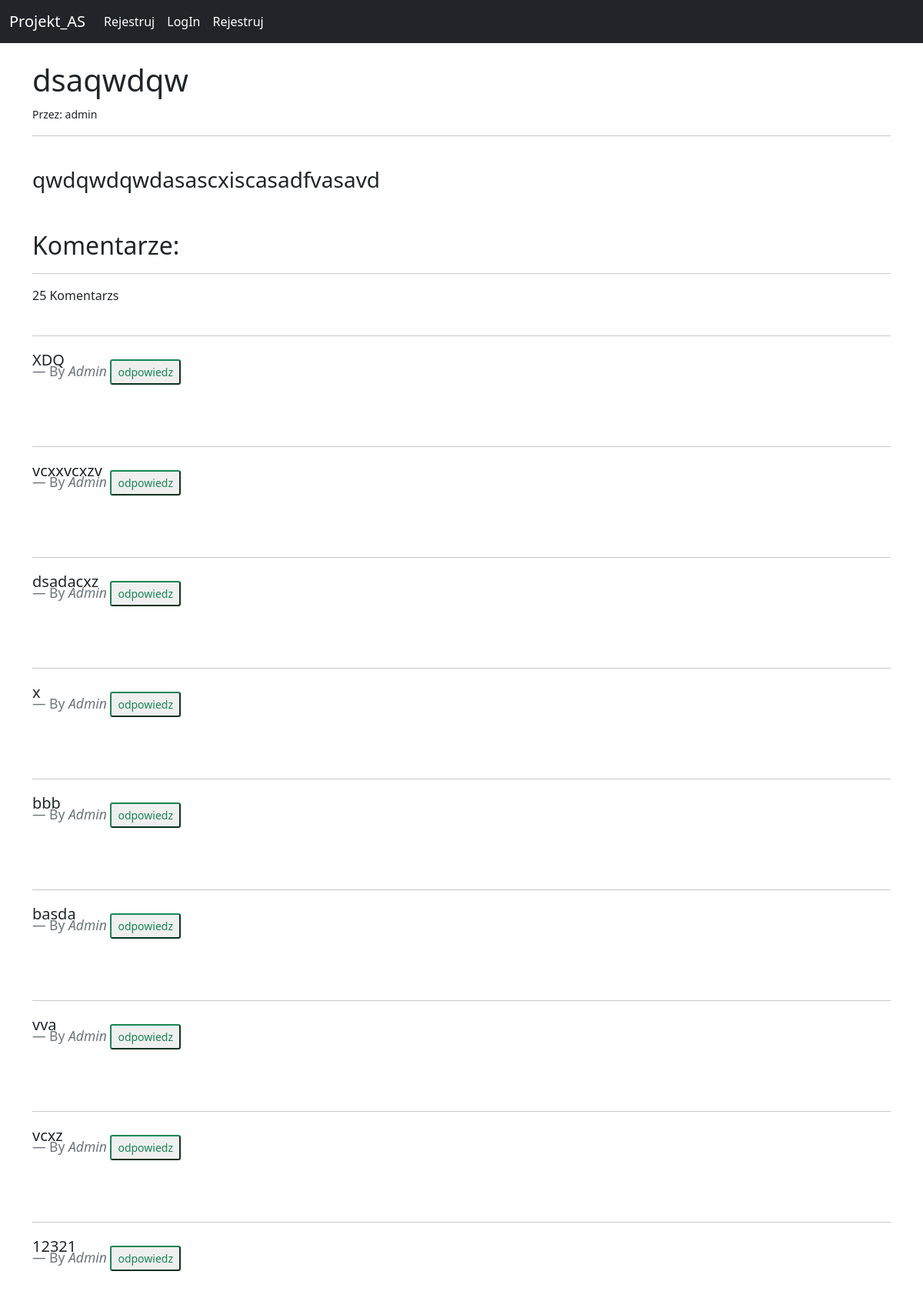
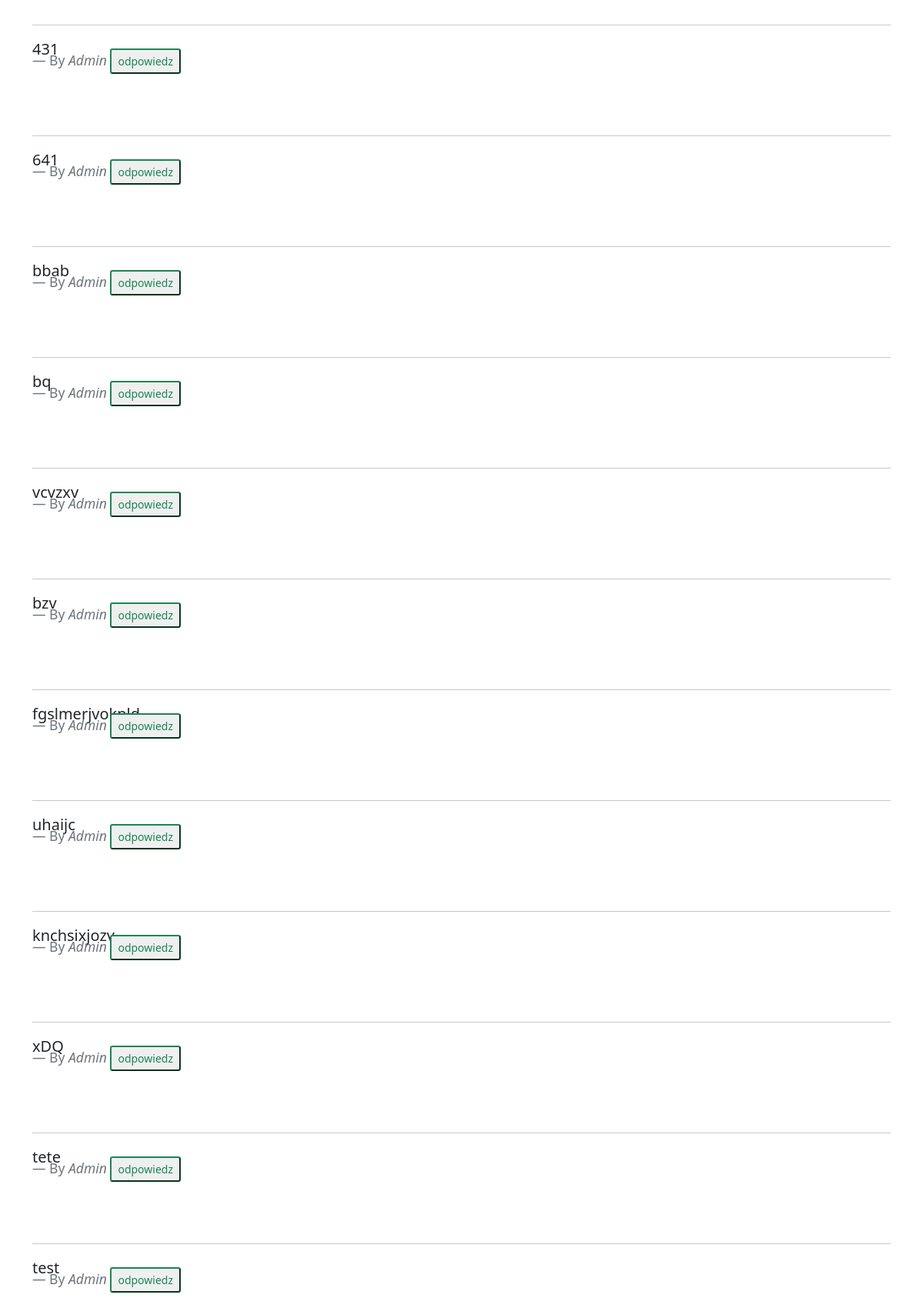
/post/6 (upper part), run on the app's committed database (2 pictures, top to bottom).
### projekt_as/models.py (models this page shows, shortened)
class Post(models.Model):
    tytul = models.CharField(max_length=255)
    tresc = models.TextField()
    id_autora = models.ForeignKey(User, on_delete=models.CASCADE)

class KomentarzX(models.Model):
    post = models.ForeignKey(Post, on_delete=models.CASCADE)
    user = models.ForeignKey(User, on_delete=models.CASCADE)
    reply = models.ForeignKey('KomentarzX', null=True, related_name='replies', on_delete=models.CASCADE)
    content = models.TextField(max_length=160)
    timestamp = models.DateTimeField(auto_now_add=True)

### projekt_as/views.py (the view)
# urls.py: path('post/<int:id>',views.post_detail, name='post_detail'),
def post_detail(request,id):
    post = get_object_or_404(Post, id=id)
    comments = KomentarzX.objects.filter(post=post)
    if request.method == 'POST':
        comment_form = KomentarzXForm(request.POST or None)
        if comment_form.is_valid():
            content = request.POST.get('content')
            reply_id = request.POST.get('comment_id')
            comment_qs = None
            if reply_id:
                comment_qs = KomentarzX.objects.get(id=reply_id)
            comment = KomentarzX.objects.create(post=post, user=request.user, content=content, reply=comment_qs)
            comment.save()
            return redirect('post_detail', id=id)
    else:
        comment_form = KomentarzXForm()
    context = {
        'post':post,
        'comments':comments,
        'comment_form':comment_form,
    }
    return render(request,'post_widok.html',context)

### projekt_as/templates/post_widok.html (shortened to what this page needs)
{% extends 'base.html' %}
{%block content%}
<h1> {{post.tytul}} </h1>
<small> Przez: {{post.id_autora}} </small>
<hr>
<br/>
<h3>{{post.tresc}}<h3/>
  <br>
  <h2> Komentarze: </h2>
  <hr>
  <div class="main-comments-section">
    {{comments.count}} Komentarz{{comments|pluralize}}
    {%for comment in comments%}
    <br><br>
    <hr>
    <blockquote class="blockquote">
      <p class="mb-0">{{comment.content}}</p>
      <footer class="blockquote-footer">By <cite title="Source Title">{{comment.user|capfirst}}</cite>
          <button type="button" name="button" class="reply-btn btn-outline-success btn-sm">odpowiedz</button>
      </footer>
    </blockquote>
    {%endfor%}
    <br>
      </div>
{%endblock%}

### projekt_as/templates/base.html (shortened to what this page needs)
<!doctype html>
<html lang="en">
  <head>
    <link href="https://cdn.jsdelivr.net/npm/bootstrap@5.0.0-beta1/dist/css/bootstrap.min.css" rel="stylesheet">
 </head>
 <body>
    <nav class="navbar navbar-expand-lg navbar-dark bg-dark" style="width:100%;">
 <div class="container-fluid">
    <a class="navbar-brand" href="{% url 'index' %}">Projekt_AS</a>
    <div class="collapse navbar-collapse" id="navbarSupportedContent">
      <ul class="navbar-nav me-auto mb-2 mb-lg-0">
      {%if user.is_authenticated %}
      <li class="nav-item">
        <a class="nav-link active" aria-current="page">jestes zalogowany jako {{user.first_name}}</a></li>
          <a class="nav-link active" aria-current="page" href="{% url 'dodaj_post'%}">Dodaj Post</a></li>
          <li class="nav-item">
          <li class="nav-item">
            <a class="nav-link active" aria-current="page" href="{%url 'logout'%}">Wyloguj</a></li>
          {%else%}
          <li class="nav-item">
              <a class="nav-link active" aria-current="page" href="{% url 'rejestracja'%}">Rejestruj</a></li>
              <li class="nav-item">
                <a class="nav-link active" aria-current="page" href="{% url 'login' %}">LogIn</a></li>
                <li class="nav-item">
                    <a class="nav-link active" aria-current="page" href="{% url 'rejestracja'%}">Rejestruj</a></li>
        {%endif%}
      </ul>
    </div>
  </div>
</nav>
    <div class="container">
      {% block content %}
      {%endblock%}
    </div>
  </body>
</html>

### data on the page
Post: tytul "dsaqwdqw", id_autora "admin", tresc "qwdqwdqwdasascxiscasadfvasavd"
KomentarzX: content "XDQ", user "Admin"
KomentarzX: content "vcxxvcxzv", user "Admin"
KomentarzX: content "dsadacxz", user "Admin"
KomentarzX: content "x", user "Admin"
KomentarzX: content "bbb", user "Admin"
KomentarzX: content "basda", user "Admin"
KomentarzX: content "vva", user "Admin"
KomentarzX: content "vcxz", user "Admin"
KomentarzX: content "12321", user "Admin"
KomentarzX: content "431", user "Admin"
KomentarzX: content "641", user "Admin"
KomentarzX: content "bbab", user "Admin"
KomentarzX: content "bq", user "Admin"
KomentarzX: content "vcvzxv", user "Admin"
KomentarzX: content "bzv", user "Admin"
KomentarzX: content "fgslmerjvokpld", user "Admin"
KomentarzX: content "uhaijc", user "Admin"
KomentarzX: content "knchsixjozv", user "Admin"
KomentarzX: content "xDQ", user "Admin"
KomentarzX: content "tete", user "Admin"
KomentarzX: content "test", user "Admin"

### other printed values
{{ comments.count }} "25"
